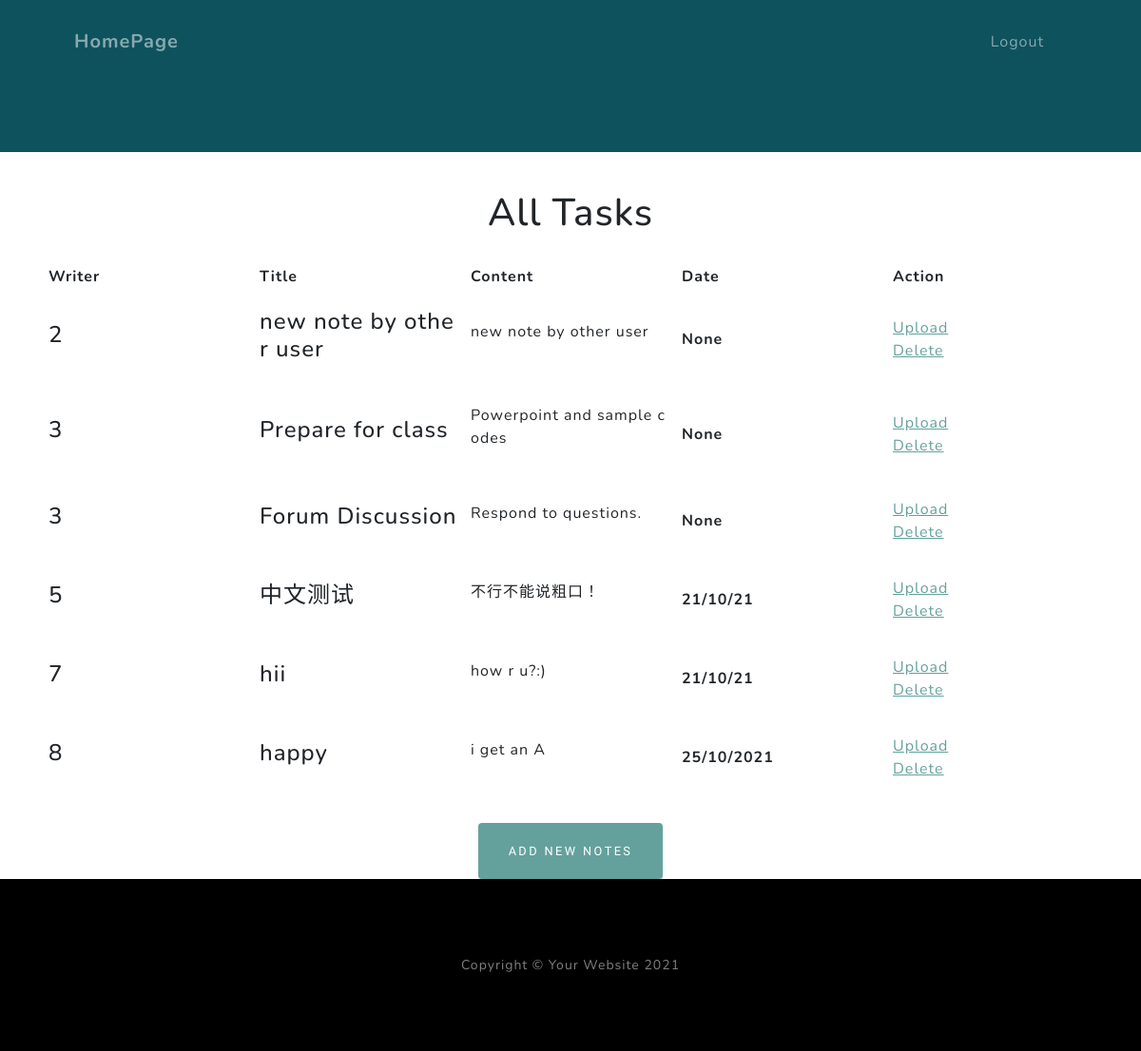
The page /my-notes (signed in) on the database as committed earlier.
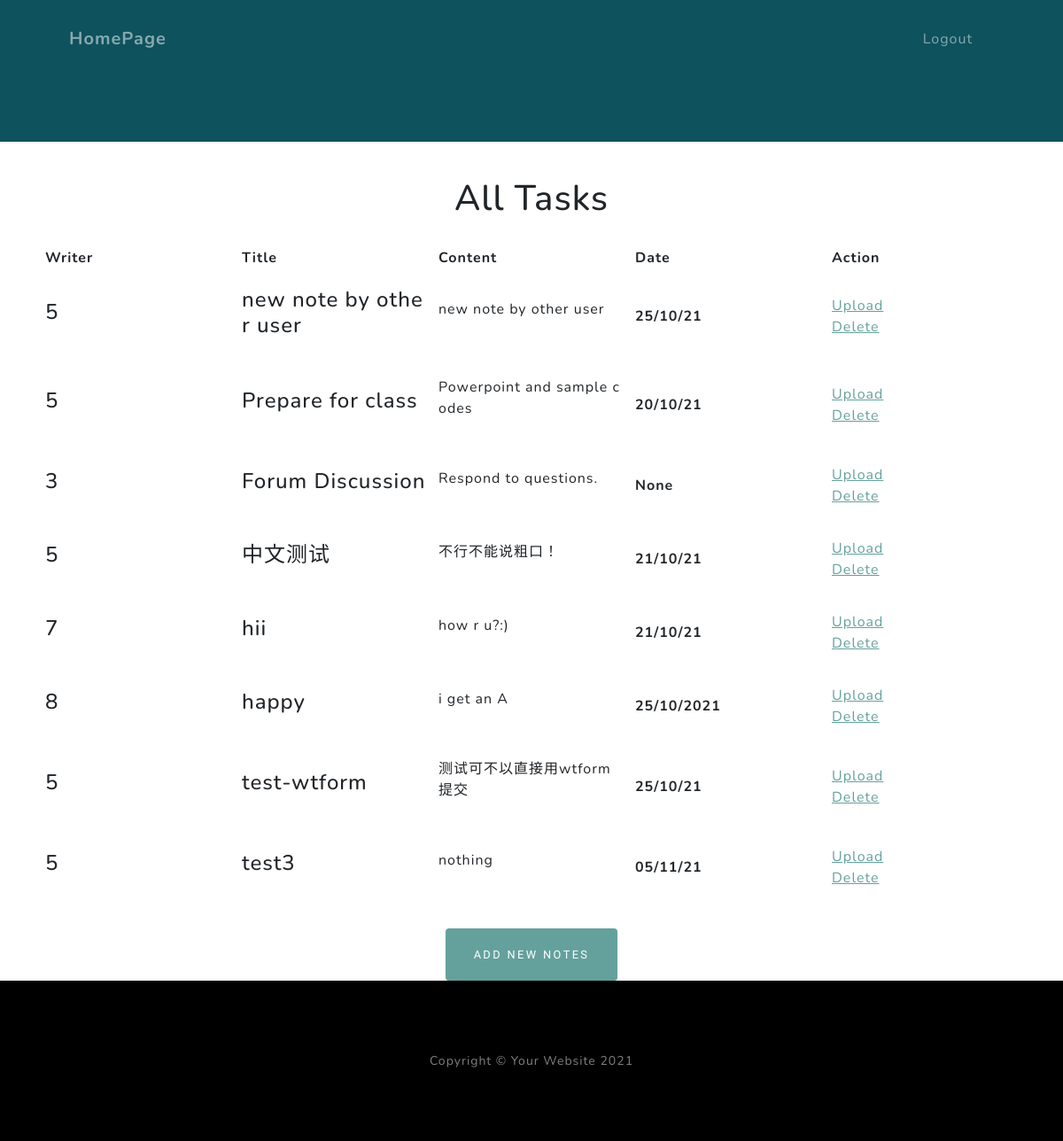
The same page on the database as committed later.
### app.py (models this page shows)
class Note(db.Model):#笔记类
    id = db.Column(db.Integer, primary_key=True)
    title = db.Column(db.String(25))
    note_body = db.Column(db.Text)
    note_writer = db.Column(db.Integer, db.ForeignKey('user.id'), nullable=False)
    exp_date = db.Column(db.String)

### app.py (the view)
@app.route('/my-notes', methods=['GET','POST'])
@login_required
def view_notes():
    user = User.query.filter_by(id = current_user.get_id()).first()
    if user.admin:#判断用户是否为admin
        notes = Note.query.all()
        return render_template('my_notes.html', notes=notes, title='All Tasks',admin = user.admin)
    else:
        notes = Note.query.filter_by(writer=current_user).all()#这里的writer是flaskform的属性
        return render_template('my_notes.html', notes=notes, title='My Tasks')

### app.py (called while the page is built)
@login_manager.user_loader#加载用户时需要做的事情
def load_user(user_id):
    return User.query.get(int(user_id))#从数据库中得到用户数据返回一个用户实例

### templates/my_notes.html (shortened to what this page needs)
{% extends "base.html" %}
{% block nav %}
  <nav class="navbar navbar-expand-lg navbar-light fixed-top" id="mainNav">
    <div class="container px-4 px-lg-5">
        <a class="navbar-brand" href="{{url_for('index')}}">HomePage</a>
        <div class="collapse navbar-collapse" id="navbarResponsive">
            <ul class="navbar-nav ms-auto">
                <li class="nav-item"><a class="nav-link" href="{{url_for('logout')}}">Logout</a></li>
            </ul>
        </div>
    </div>
  </nav>
{% endblock %}
{% block content %}
    <h1>{{title}}</h1>
    <center>
        {% if notes|length < 1 %}
            <h4 id="reminder">尚未创建表格，请点击下方按钮创建</h4>
        {% else %}
            <table>
                <tr>
                    {% if admin:%}
                        <th>Writer</th>
                    {% endif %}
                    <th>Title</th>
                    <th>Content</th>
                    <th>Date</th>
                    <th>Action</th>
                </tr>
                {% for note in notes %}
                    <tr>
                        {% if admin:%}
                        <td><h4>{{note.note_writer}}</h4></td>
                        {% endif %}
                        <td><h4>{{note.title}}</h4></td>
                        <td><p>{{note.note_body}}</p></td>
                        <td><b>{{note.exp_date}}</b></td>
                        <td id="last_td">
                            <a href="{{url_for('upload_note', note_id=note.id)}}">Upload</a>
                            <br>
                            <a href="{{url_for('delete_note', note_id=note.id)}}">Delete</a>
                        </td>
                    </tr>
                {% endfor %}
            </table>
        {% endif %}
        <div class="text-center">
            <a class="btn btn-primary" id="add_note" href="{{url_for('new_note')}}">Add New Notes</a>
        </div>
    </center>
{% endblock %}

### templates/base.html (shortened to what this page needs)
<!DOCTYPE html>
<html lang="en">
<head>
        <link href="{{url_for('static', filename='css/styles.css')}}" rel="stylesheet" />
</head>
<body>
{% block nav %}
{% endblock %}
  <header> </header>
{% block content %}
{% endblock %}
  <footer class="footer bg-black small text-center text-white-50"><div class="container px-4 px-lg-5">Copyright &copy; Your Website 2021</div></footer>
</body>
</html>

### templates/base.html (style rules this page uses)
header { width: 100%; height: 10rem; background-color: #0e525e; }

### templates/my_notes.html (style rules this page uses)
h1 { margin-top: 40px; text-align: center; }
table { width:70rem; table-layout:fixed; word-break:break-all; word-wrap:break-word; border-collapse:collapse; margin:20px; border-collapse: separate; border-spacing: 10px; }
td { padding-top: 10px; padding-bottom: 15px; }

Rows that differ between the two databases and show on the page:
changed Note "new note by other user": note_writer "2" → "5"; exp_date "None" → "25/10/21"
changed Note "Prepare for class": note_writer "3" → "5"; exp_date "None" → "20/10/21"
added Note: note_writer "5", title "test-wtform", note_body "测试可不以直接用wtform提交", exp_date "25/10/21"
added Note: note_writer "5", title "test3", note_body "nothing", exp_date "05/11/21"
